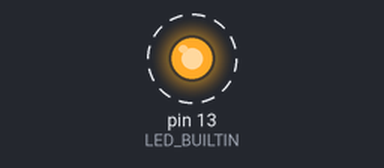
Bench run of a sketch on a simulated Arduino Uno, built with avr-gcc and run on an emulated ATmega328P. Parts: output pins drawn as LEDs (lit = HIGH). Dashed ring = blinking. What the sketch prints to the serial monitor is not drawn.

Above: at 10.5 s.
Timing chart, 0 to 14.6 s (numbered marks = the images above):
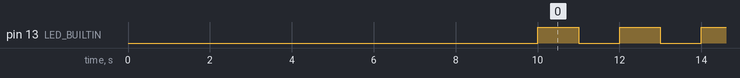

The sketch:

Blink_2_Serail.ino
```cpp
int wethr = 0;
String weather[] = {"01d", "01n", "02d", "02n", "03d", "03n", "04d", "04n"};
int wethr_pocet;

String myString = "01d:23.9:polojasno";

// the setup function runs once when you press reset or power the board
void setup() {
  // initialize serial communication at 9600 bits per second:
  Serial.begin(9600);
  // initialize digital pin LED_BUILTIN as an output.
  pinMode(LED_BUILTIN, OUTPUT);

  wethr_pocet = (sizeof(weather)/sizeof(String));


  String val_icon = getValue(myString, ':', 0);
  String val_tepmerature = getValue(myString, ':', 1);
  String val_pocasi = getValue(myString, ':', 2);

  Serial.println("icon: " + val_icon);
  Serial.println("tepmerature: " + val_tepmerature);
  Serial.println("pocasi:  " + val_pocasi);

  delay(10000);

}

// the loop function runs over and over again forever
void loop() {

  Serial.print("Data ");
  Serial.print(weather[wethr]);
  Serial.print(" SizeOf weather ");
  Serial.print(wethr);
  Serial.print(" / ");
  Serial.println(wethr_pocet);

  display_Weather(weather[wethr]);

  wethr++;
  if(wethr >= wethr_pocet){
    wethr = 0;
    }


  digitalWrite(LED_BUILTIN, HIGH);   // turn the LED on (HIGH is the voltage level)
  delay(1000);                       // wait for a second

  digitalWrite(LED_BUILTIN, LOW);    // turn the LED off by making the voltage LOW
  delay(1000);                       // wait for a second
}


//explode string

String getValue(String data, char separator, int index)
{
    int found = 0;
    int strIndex[] = { 0, -1 };
    int maxIndex = data.length() - 1;

    for (int i = 0; i <= maxIndex && found <= index; i++) {
        if (data.charAt(i) == separator || i == maxIndex) {
            found++;
            strIndex[0] = strIndex[1] + 1;
            strIndex[1] = (i == maxIndex) ? i+1 : i;
        }
    }
    return found > index ? data.substring(strIndex[0], strIndex[1]) : "";
}


// ikonky pocasi
void display_Weather(String weather)
{

        Serial.print("Function ");
        Serial.print(weather);
        Serial.print(" set ");


          if(weather ==  "01d"){
            Serial.println("i01d256");
           }

          else if(weather ==  "01n"){
            Serial.println("i01n256");
           }

          else if(weather ==  "02d"){
            Serial.println("i02d256");
           }

          else if(weather ==  "02n"){
            Serial.println("i02n256");
           }

          else if(weather ==  "03d"){
            Serial.println("i03d256");
           }

          else if(weather ==  "03n"){
            Serial.println("i03n256");
           }

          else if(weather ==  "04d"){
            Serial.println("i04d256");
           }

          else if(weather ==  "04n"){
            Serial.println("i04n256");
           }

           else{
            Serial.println("i01d256");
           }


            Serial.println(" ");

}
```

Measured:
- by itself, pin 13 (LED_BUILTIN): alternates HIGH for 1.0 s and LOW for 1.0 s
